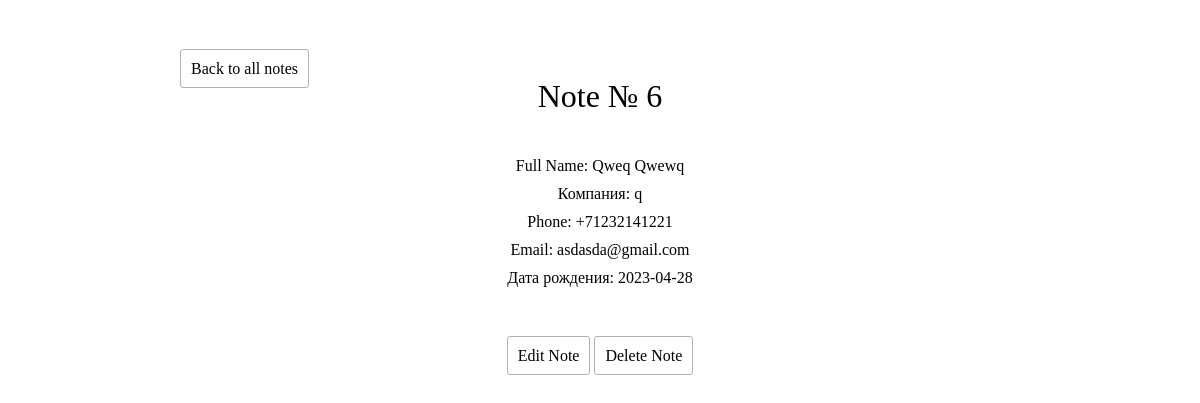
Page /note.php?id=6 on the committed database.
### tables this page shows
CREATE TABLE `notes` (
  `id` int NOT NULL,
  `fio` tinytext NOT NULL,
  `company` tinytext NOT NULL,
  `phone` tinytext NOT NULL,
  `email` tinytext NOT NULL,
  `birth_date` tinytext NOT NULL,
  `photo` text NOT NULL,
  `created_at` date NOT NULL
);

### config/db.php (called while the page is built)
<?php
return [
    'host' => 'localhost',
    'name' => 'Notebook',
    'user' => 'root',
    'password' => ''
];
?>

### libs/Db.php (called while the page is built, shortened)
<?php
class Db
{
protected $db;
    public function __construct()
    {
        $config = require 'config/db.php';
        try {
            $this->db = new PDO('mysql:host=' . $config['host'] . ';dbname=' .$config['name']. ';', $config['user'], $config['password'], array(
                PDO::ATTR_ERRMODE => TRUE
            ));
        } catch (\PDOException  $e) {
            echo $e->getMessage();
        }
    }
    public function query($sql, $params = []) {
        $stmt = $this->db->prepare($sql);
        $stmt->execute();
        return $stmt;
    }
    public function row($sql, $params = []) {
        $result = $this->query($sql, $params);
        return $result->fetchAll(PDO::FETCH_ASSOC);
    }
}
?>

### handler.php (called while the page is built, shortened)
<?php
class Handler
{
    private $db;
    public function __construct()
    {
        include('libs/Db.php');
        $this->db = new Db();
    }
    public function showNote(){
        $this->query =  $this->db->row('SELECT * FROM notes WHERE id='.$_GET["id"].'');
        return $this->query;
    }
}
?>

### note.php (the view, shortened to what this page needs)
<?php
include('handler.php');
$handler = new Handler;
$noteData = $handler->showNote();
?>
<!DOCTYPE html>
<head>
    <link rel="stylesheet" href="styles/style.css">
</head>
<body class="back">
    <div class="container">
        <a class="link" href="/notes.php">Back to all notes</a>
        <div class="header">
            <h1>Note № <?=$_GET['id']?></h1>
        </div>
        <div class="content">
        <? foreach ($noteData as $note): ?>
                    <div class="note-block">
                        <p><b>Full Name:</b> <?=$note['fio']?></p>
                        <? echo ($note['company'] !== 'null' && trim($note['company'] !== "")) ? '<p><b>Компания:</b> '.$note['company'].'</p>' : '' ?>
                        <p><b>Phone:</b> <?=$note['phone']?></p>
                        <p><b>Email:</b> <?=$note['email']?></p>
                        <? echo ($note['birth_date'] !== 'null') ? '<p><b>Дата рождения:</b> '.$note['birth_date'].'</p>' : '' ?>
                        <div class='links'>
                            <a class="link" href="/">Edit Note</a>
                            <a class="link" href="/notes.php?id=<?=$note['id']?>&email=<?=$note['email']?>">Delete Note</a>
                        </div>
                    </div>
            <? endforeach; ?>
        </div>
</body>
</html>

### styles/style.css (style rules this page uses)
* { margin: 0; padding: 0; }
h1 { font-family: Montserrat; font-weight: 300; }
b { font-weight: 500; }
.back { background-image: url("../images/back.jpg"); }
.container { padding: 5% 15%; }
.header { text-align: center; }
.content { margin-top: 5%; }
.links { margin: auto; margin-top: 50px; text-align: center; }
.link { color: #000; text-decoration: none; padding: 10px; margin-bottom: 25px; background: white; border-radius: 3px; border: 1px solid #b1b1b1; cursor: pointer; font-family: Montserrat; }
.link:last-child { margin-bottom: 0; }
.note-block { display: flex; flex-direction: column; text-align: center; align-items: center; }
.note-block p { font-family: Montserrat; margin-bottom: 10px; }

### rows in the picture
notes: fio "Qweq Qwewq", company "q", phone "+71232141221", email "asdasda@gmail.com", birth_date "2023-04-28"

### other values in the picture
$_GET['id'] "6"
